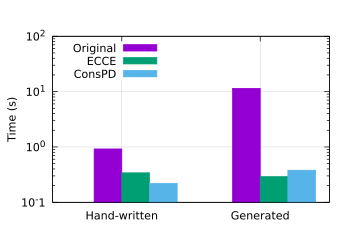

This chart was generated by the following gnuplot code:
set datafile separator ','

set terminal pdf
set output 'ltypelog.pdf'

set size ratio 0.6

set terminal pdf size 3.5, 2.5

set logscale y 10

set format y "10^%L"

set style data histogram
set style fill solid

set ylabel 'Time (s)' # label for the Y axis

set xrange [0.5:2.5]
set yrange [0.1:]

set key left top

set style line 100 lt 1 lc rgb "grey" lw 0.5 # linestyle for the grid
set grid ls 100 # enable grid with specific linestyle

plot 'ltype.csv' u 2:xtic(1) title "Original", 'ltype.csv' u 3:xtic(1) title "ECCE", 'ltype.csv' u 4:xtic(1) title "ConsPD"
